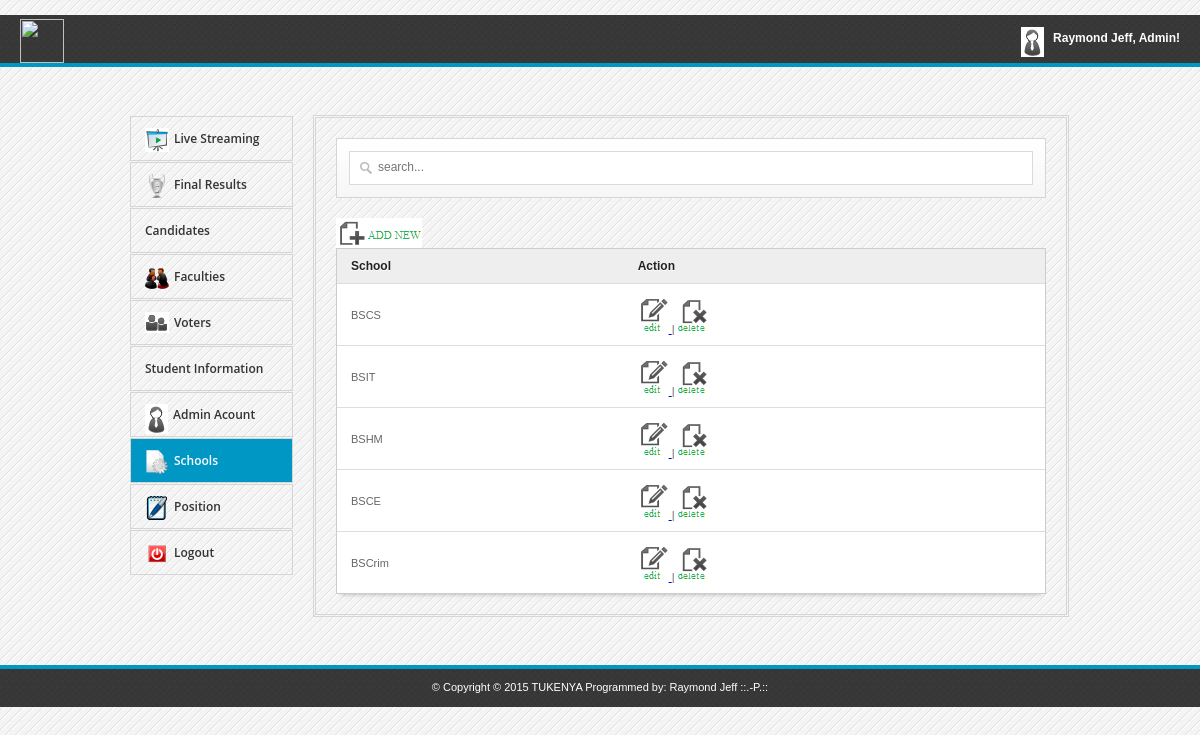
Screenshot of /admin/course.php with the database file from the repository.
### tables this page shows
CREATE TABLE `course` (
  `id` int(11) NOT NULL AUTO_INCREMENT,
  `name` varchar(100) NOT NULL,
  PRIMARY KEY (`id`)
);

### admin/course.php (the view, shortened to what this page needs)
<html>
<head>
<link rel="stylesheet" href="admin.css">
<link href="src/facebox.css" media="screen" rel="stylesheet" type="text/css" />
</head>
<body>
	<div id="top">
		<div class="logo">
			<img src="../psu.png" style="width: 44px;">
		</div>
		<div class="welcome">
			<img alt="" src="img/userpic.png">
			<span>Raymond Jeff, Admin!</span>
		</div>
	</div>
	<div class="container  clearfix">
		<div class="one-third1 column">
			<ul>
				<li><a href="index.php"><img alt="" src="img/home.png"><span>Live Streaming</span></a></li>
				<li><a href="winner.php"><img alt="" src="img/win.png"><span>Final Results</span></a></li>
				<li><a href="candidates.php"><img alt="" src="img/candidates.png"><span>Candidates</span></a></li>
				<li><a href="parties.php"><img alt="" src="img/parties.png"><span>Faculties</span></a></li>
				<li><a href="students.php"><img alt="" src="img/user.png"><span>Voters</span></a></li>
				<li><a href="idnumbers.php"><img alt="" src="img/numbers.png"><span>Student Information</span></a></li>
				<li><a href="admin.php"><img alt="" src="img/userpic.png"><span>Admin Acount</span></a></li>
				<li class="active"><a href="course.php"><img alt="" src="img/page.png"><span>Schools</span></a></li>
				<li><a href="position.php"><img alt="" src="img/position.png"><span>Position</span></a></li>
                                <li><a href="../adminlogin.php"><img alt="" src="img/logout.png"><span>Logout</span></a></li>
			</ul>
		</div>
		<div class="two-thirds1 column">
			<div class="thewraper">
			<div id="formdesign"><input type="text" name="filter" value="" id="filter" placeholder="search..." autocomplete="off" /></div>
                        <a rel="facebox" href="addcourse.php"> <img alt="" src="img/add-item.png" > </a>
			<table id="resultTable" data-responsive="table">
				<thead>
					<tr>
						<th> School </th>
						<th> Action </th>
					</tr>
				</thead>
				<tbody>
					<?php
						include('../connect.php');
						$result = $db->prepare("SELECT * FROM course");
						$result->execute();
						for($i=0; $row = $result->fetch(); $i++){
					?>
					<tr class="record">
						<td><?php echo $row['name']; ?></td>
						<td><a rel="facebox" href="editcourse.php?id=<?php echo $row['id']; ?>"> <img alt="" src="img/edit.png" >  </a> | <a href="#" id="<?php echo $row['id']; ?>" class="delbutton" title="Click To Delete"><img alt="" src="img/delete-item.png" > </a></td>
					</tr>
					<?php
						}
					?>
				</tbody>
			</table>
			</div>
		</div>
	</div>
	<div id="footer">
		<div class="copyrights">&copy;
Copyright © 2015 TUKENYA
     Programmed by: Raymond Jeff ::.-P.::
</div>
	</div>
</body>
</html>

### admin/admin.css (style rules this page uses)
* { -moz-transition: width 1s ease-in-out, left 1.5s ease-in-out; -webkit-transition: width 1s ease-in-out, left 1.5s ease-in-out; -moz-transition: width 1s ease-in-out, left 1.5s ease-in-out; -o-transition: width 1s ease-in-out, left 1.5s ease-in-out; transition: width 1s ease-in-out, left 1.5s ease-in-out; }
body { margin: 0; background:#f4f4f4 url(../automatedvoting/admin/img/bg.gif) repeat top left; color:#333; font-family: Arial,Helvetica,sans-serif; font-size: 12px; }
#top { border-bottom: 4px solid #0097C4; height: 48px; background: url("img/dark.png") repeat scroll 0 0 rgba(0, 0, 0, 0); margin-bottom: 48px; }
#footer { border-top: 4px solid #0097C4; height: 38px; background: url("img/dark.png") repeat scroll 0 0 rgba(0, 0, 0, 0); margin-top: 48px; }
.copyrights { display: block; width: 100%; text-align: center; padding-top: 12px; color: #FFFFFF; font-size: 11px; }
.logo { float: left; width: auto; margin-left: 20px; }
.logo img { width: 53px; margin-top: 4px; }
.welcome { height: 20px; padding: 12px 14px; float: right; margin-right: 20px; padding-right: 0px; }
.welcome img { float: left; }
.welcome > span { color: #FFFFFF; display: block; font-size: 12px; font-weight: bold; margin-left: 32px; white-space: nowrap; line-height: 20px; margin-top: 1px; }
.one-third1 ul { height: auto; margin: 0; padding: 0; list-style: none outside none; }
.one-third1 ul li { margin-top: 1px; position: relative; line-height: 20px; }
.active { background: none repeat scroll 0 0 #0097C4; }
.active a { color: #ffffff !important; }
.one-third1 ul li a { border: 1px solid #D5D5D5; color: #333333; display: block; font-family: 'Open Sans',sans-serif; font-size: 12px; font-weight: 600; padding: 11px 14px; text-decoration: none; }
.one-third1 ul li a img { float: left; margin-right: 5px; }
.one-third1 ul li a span { display: block; white-space: nowrap; margin-top: 1px; }
#formdesign { background: linear-gradient(to bottom, #FFFFFF 0%, #F6F6F6 100%) repeat scroll 0 0 rgba(0, 0, 0, 0); border: 1px solid #D5D5D5; padding: 12px; position: relative; margin: 20px 0; }
#filter { -moz-box-sizing: border-box; background: url("img/big_search.png") no-repeat scroll 10px 10px #FFFFFF; box-shadow: none; display: block; font-size: 12px; height: 34px; margin: 0; padding: 9px 140px 9px 28px; width: 100%; border: 1px solid #DADADA; transition: border 0.2s linear 0s, box-shadow 0.2s linear 0s; padding-top: 6px; }
table { border-collapse: separate; background-color: #FFFFFF; border-spacing: 0; max-width: 100%; }
#resultTable { color: #666666; text-shadow: 0 1px 0 #FFFFFF; width: 100%; border: 1px solid #CCCCCC; box-shadow: 0 5px 5px -5px rgba(0, 0, 0, 0.3); }
#resultTable thead tr th { background: none repeat scroll 0 0 #EEEEEE; color: #222222; padding: 10px 14px; text-align: left; border-top: 0 none; font-size: 12px; }
#resultTable tbody tr td { background-color: #FFFFFF; font-size: 11px; text-align: left; padding: 10px 14px; border-top: 1px solid #DDDDDD; }
.container .column, .container .columns { float: left; display: inline; margin-left: 10px; margin-right: 10px; }
.container { position: relative; width: 960px; margin: 0 auto; padding: 0; }
.container .one-third1.column { width: 163px; }
.container .two-thirds1.column { width: 750px; border: double #D5D5D5; padding-bottom: 20px; }
.thewraper { margin: 0 20px; }
input { border: 1px solid #000000; width: 270px; padding: 5px; margin-bottom: 10px; }
.container:after { content: "\0020"; display: block; height: 0; clear: both; visibility: hidden; }
.clearfix:before, .clearfix:after, .row:before, .row:after { content: '\0020'; display: block; overflow: hidden; visibility: hidden; width: 0; height: 0; }
.row:after, .clearfix:after { clear: both; }
.row, .clearfix { zoom: 1; }

### rows the page displays
course: name "BSCS"
course: name "BSIT"
course: name "BSHM"
course: name "BSCE"
course: name "BSCrim"
